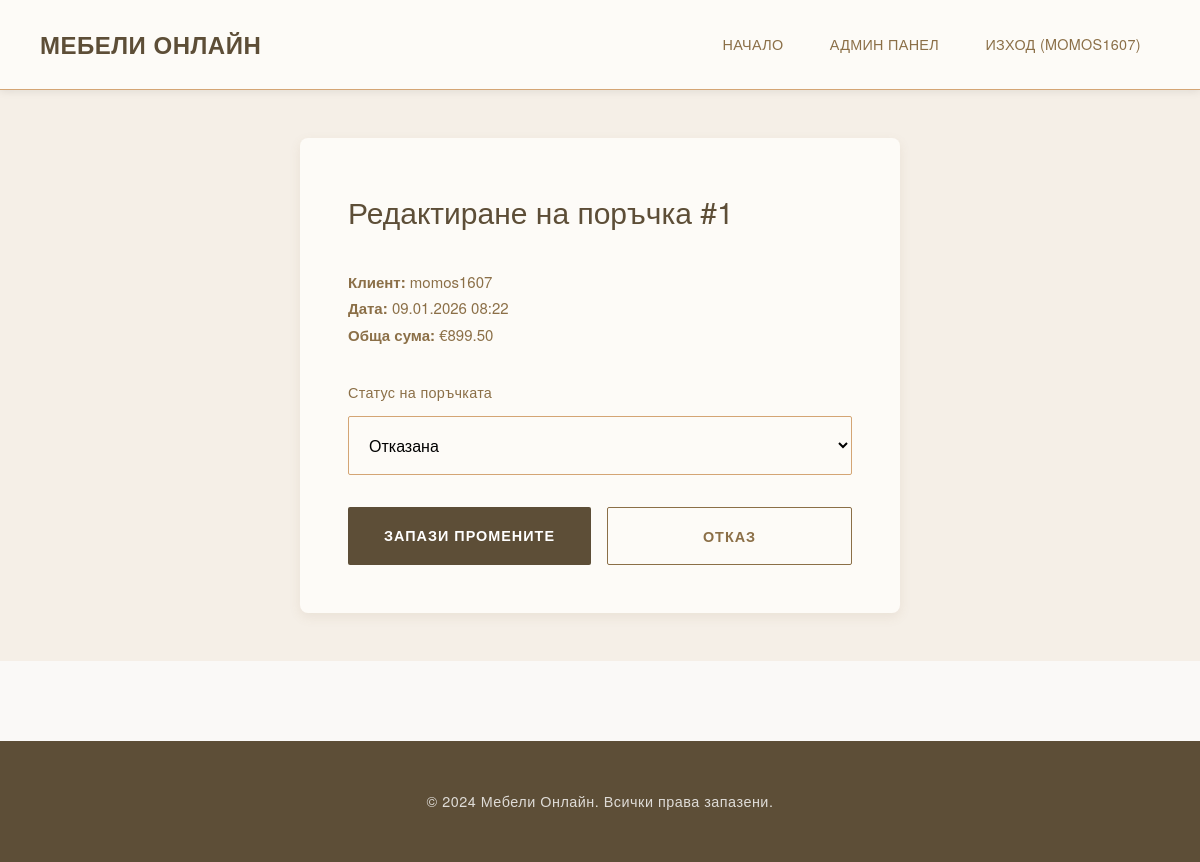
Screenshot of /edit_order_old.php?id=1 (signed in) with the database file from the repository.
### tables this page shows
CREATE TABLE `orders` (
  `id` int(11) NOT NULL,
  `user_id` int(11) NOT NULL,
  `total_price` decimal(10,2) NOT NULL,
  `status` enum('pending','confirmed','shipped','delivered','cancelled') NOT NULL DEFAULT 'pending',
  `delivery_address` text NOT NULL,
  `phone` varchar(20) NOT NULL,
  `notes` text DEFAULT NULL,
  `created_at` timestamp NOT NULL DEFAULT current_timestamp()
);

CREATE TABLE `users` (
  `id` int(11) NOT NULL,
  `username` varchar(50) NOT NULL,
  `email` varchar(100) NOT NULL,
  `password` varchar(255) NOT NULL,
  `is_admin` tinyint(1) DEFAULT 0,
  `full_name` varchar(100) NOT NULL,
  `phone` varchar(20) DEFAULT NULL,
  `address` text DEFAULT NULL,
  `role` enum('user','admin') DEFAULT 'user',
  `created_at` timestamp NOT NULL DEFAULT current_timestamp()
);

### edit_order_old.php (the view, shortened to what this page needs)
<?php
require_once 'config.php';
$order_id = intval($_GET['id']);
$order_query = "SELECT o.*, u.username
                FROM orders o
                JOIN users u ON o.user_id = u.id
                WHERE o.id = $order_id";
$order_result = mysqli_query($conn, $order_query);
if (!$order = mysqli_fetch_assoc($order_result)) {
    redirect('admin_orders.php');
}
$status_labels = [
    'pending' => 'Обработва се',
    'confirmed' => 'Потвърдена',
    'shipped' => 'Изпратена',
    'delivered' => 'Доставена',
    'cancelled' => 'Отказана'
];
?>
<!DOCTYPE html>
<html lang="bg">
<head>
    <link rel="stylesheet" href="style.css">
</head>
<body>
    <nav class="navbar">
        <div class="container">
            <div class="nav-wrapper">
                <a href="index.php" class="logo">МЕБЕЛИ ОНЛАЙН</a>
                <ul class="nav-menu">
                    <li><a href="index.php">НАЧАЛО</a></li>
                    <li><a href="admin_orders.php">АДМИН ПАНЕЛ</a></li>
                    <li><a href="logout.php">ИЗХОД (<?php echo htmlspecialchars($_SESSION['username']); ?>)</a></li>
                </ul>
            </div>
        </div>
    </nav>
    <div class="edit-container">
        <div class="container">
            <div class="edit-form">
                <h1>Редактиране на поръчка #<?php echo $order_id; ?></h1>
                <p style="margin-bottom: 2rem; color: #8B6F47;">
                    <strong>Клиент:</strong> <?php echo htmlspecialchars($order['username']); ?><br>
                    <strong>Дата:</strong> <?php echo date('d.m.Y H:i', strtotime($order['created_at'])); ?><br>
                    <strong>Обща сума:</strong> €<?php echo number_format($order['total_price'], 2); ?>
                </p>
                <form method="POST">
                    <div class="form-group">
                        <label for="status">Статус на поръчката</label>
                        <select name="status" id="status" required>
                            <?php foreach ($status_labels as $value => $label): ?>
                                <option value="<?php echo $value; ?>" <?php echo $order['status'] === $value ? 'selected' : ''; ?>>
                                    <?php echo $label; ?>
                                </option>
                            <?php endforeach; ?>
                        </select>
                    </div>
                    <div style="display: flex; gap: 1rem; margin-top: 2rem;">
                        <button type="submit" class="btn btn-primary" style="flex: 1;">Запази промените</button>
                        <a href="view_order.php?id=<?php echo $order_id; ?>" class="btn btn-secondary" style="flex: 1; text-align: center;">Отказ</a>
                    </div>
                </form>
            </div>
        </div>
    </div>
    <footer class="footer">
        <div class="container">
            <p style="text-align: center;">&copy; 2024 Мебели Онлайн. Всички права запазени.</p>
        </div>
    </footer>
</body>
</html>

### style.css (style rules this page uses)
:root { --primary-dark: #8B6F47; --primary-black: #5D4E37; --secondary-dark: #2d2d2d; --accent-gold: #c9a96e; --accent-beige: #e8e3d8; --text-primary: #8B6F47; --text-secondary: #8B6F47; --text-light: #B8A794; --bg-cream: #faf9f7; --bg-light: #FDFBF7; --border-light: #D4A574; --shadow-soft: 0 2px 8px rgba(0,0,0,0.08); --shadow-medium: 0 4px 16px rgba(0,0,0,0.1); --shadow-hover: 0 8px 24px rgba(0,0,0,0.12); --transition: all 0.35s cubic-bezier(0.4, 0, 0.2, 1); }
* { margin: 0; padding: 0; box-sizing: border-box; }
html { scroll-behavior: smooth; }
body { font-family: 'Helvetica Neue', 'Arial', sans-serif; line-height: 1.7; color: var(--text-primary); background-color: var(--bg-cream); font-size: 15px; -webkit-font-smoothing: antialiased; -moz-osx-font-smoothing: grayscale; }
.container { max-width: 1440px; margin: 0 auto; padding: 0 2.5rem; }
.navbar { background-color: var(--bg-light); border-bottom: 1px solid var(--border-light); position: sticky; top: 0; z-index: 1000; box-shadow: var(--shadow-soft); }
.nav-wrapper { display: flex; justify-content: space-between; align-items: center; padding: 1.5rem 0; }
.logo { font-size: 1.5rem; font-weight: 700; color: var(--primary-black); text-decoration: none; letter-spacing: 0.5px; text-transform: uppercase; transition: var(--transition); }
.nav-menu { display: flex; list-style: none; gap: 0.5rem; align-items: center; }
.nav-menu li a { color: var(--text-primary); text-decoration: none; padding: 0.7rem 1.2rem; border-radius: 2px; transition: var(--transition); font-weight: 500; font-size: 0.9rem; letter-spacing: 0.3px; text-transform: uppercase; }
.btn { padding: 1rem 2rem; border: none; border-radius: 2px; cursor: pointer; font-size: 0.9rem; font-weight: 600; text-decoration: none; display: inline-flex; align-items: center; justify-content: center; gap: 0.5rem; text-align: center; transition: var(--transition); text-transform: uppercase; letter-spacing: 1px; }
.btn-primary { background-color: var(--primary-black); color: white; flex: 1; }
.form-group { margin-bottom: 2rem; }
.form-group label { display: block; margin-bottom: 0.7rem; color: var(--text-primary); font-weight: 500; font-size: 0.9rem; letter-spacing: 0.3px; }
.form-group input, .form-group textarea, .form-group select { width: 100%; padding: 1rem; border: 1px solid var(--border-light); border-radius: 2px; font-size: 1rem; transition: var(--transition); font-family: inherit; background: var(--bg-light); }
.footer { background-color: var(--primary-black); color: white; text-align: center; padding: 3rem 0; margin-top: 5rem; }
.footer p { font-size: 0.9rem; opacity: 0.8; letter-spacing: 0.5px; }
strong { font-weight: 600; }
h1, h2, h3, h4, h5, h6 { font-weight: 400; }
.btn-secondary { background-color: transparent; color: #8B6F47; border: 1px solid #8B6F47; flex: 1; }

### edit_order_old.php (style rules this page uses)
.edit-container { padding: 3rem 0; background-color: #F5EFE7; min-height: 70vh; }
.edit-form { max-width: 600px; margin: 0 auto; background: #FDFBF7; padding: 3rem; border-radius: 8px; box-shadow: 0 4px 12px rgba(139, 111, 71, 0.1); }
.edit-form h1 { color: #5D4E37; margin-bottom: 2rem; }

### rows the page displays
orders: user.username "momos1607", created_at "09.01.2026 08:22", total_price "899.50", status "Отказана"

### other values shown
$_SESSION['username'] "MOMOS1607"
$order_id "1"
